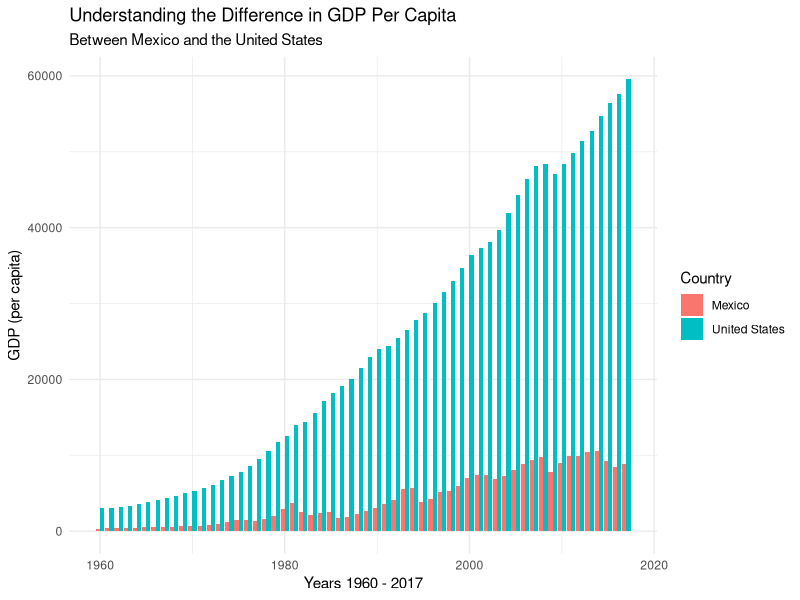
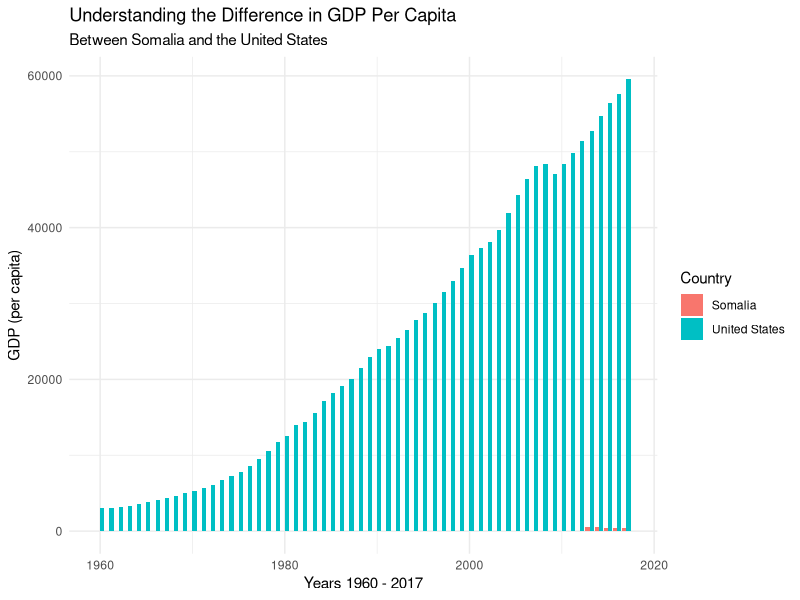
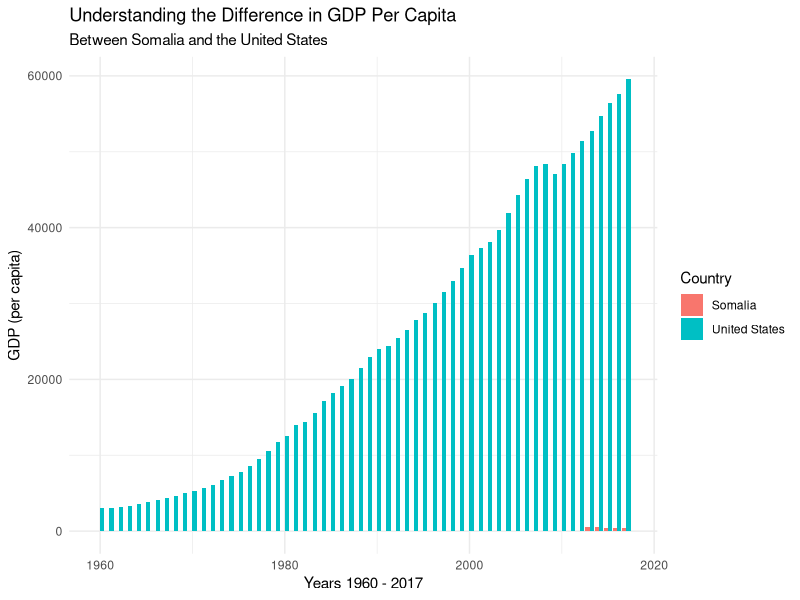

Recreate these plots in R, in order.
## ---- chunk 1
library(tidyverse)
## ---- chunk 2
gdp <- read.csv("gdp.csv")
## ---- chunk 3
gdp <- gdp %>%
  mutate(year_group = case_when(
    Year >= 1960 & Year < 1970 ~ "1960s",
    Year >= 1970 & Year < 1980 ~ "1970s",
    Year >= 1980 & Year < 1990 ~ "1980s",
    Year >= 1990 & Year < 2000 ~ "1990s",
    Year >= 2000 & Year < 2010 ~ "2000s",
    Year >= 2010 & Year < 2017 ~ "2010s",
  )) 
## ---- chunk 4
only_mex <- gdp %>%
  select(Mexico, Year, year_group) %>%
  mutate(mex_or_nah = "Mexico",
         toget = Mexico) %>%
  select(toget, Year, year_group, mex_or_nah)

only_us <- gdp %>%
  select(United.States, Year, year_group) %>%
  mutate(mex_or_nah = "United States",
         toget = United.States) %>%
  select(toget, Year, year_group, mex_or_nah)

us_and_mex <- rbind(only_us, only_mex)
## ---- chunk 5
ggplot(us_and_mex, mapping = aes(x = Year, y = toget, fill = mex_or_nah)) +
  geom_bar(stat = "identity", position = position_dodge()) +
  theme_minimal() +
  labs(title = "Understanding the Difference in GDP Per Capita",
       subtitle = "Between Mexico and the United States",
       x = "Years 1960 - 2017",
       y = "GDP (per capita)",
       fill = "Country")
## ---- chunk 6
only_som <- gdp %>%
  select(Somalia, Year, year_group) %>%
  mutate(som_or_nah = "Somalia",
         toget = Somalia) %>%
  select(toget, Year, year_group, som_or_nah)

only_us_som <- gdp %>%
  select(United.States, Year, year_group) %>%
  mutate(som_or_nah = "United States",
         toget = United.States) %>%
  select(toget, Year, year_group, som_or_nah)

us_and_som <- rbind(only_us_som, only_som)
## ---- chunk 7
ggplot(us_and_som, mapping = aes(x = Year, y = toget, fill = som_or_nah)) +
  geom_bar(stat = "identity", position = position_dodge()) +
  theme_minimal() +
  labs(title = "Understanding the Difference in GDP Per Capita",
       subtitle = "Between Somalia and the United States",
       x = "Years 1960 - 2017",
       y = "GDP (per capita)",
       fill = "Country")
## ---- chunk 8
only_burm <- gdp %>%
  select(Somalia, Year, year_group) %>%
  mutate(som_or_nah = "Somalia",
         toget = Somalia) %>%
  select(toget, Year, year_group, som_or_nah)

only_us_som <- gdp %>%
  select(United.States, Year, year_group) %>%
  mutate(som_or_nah = "United States",
         toget = United.States) %>%
  select(toget, Year, year_group, som_or_nah)

us_and_som <- rbind(only_us_som, only_som)
## ---- chunk 9
ggplot(us_and_som, mapping = aes(x = Year, y = toget, fill = som_or_nah)) +
  geom_bar(stat = "identity", position = position_dodge()) +
  theme_minimal() +
  labs(title = "Understanding the Difference in GDP Per Capita",
       subtitle = "Between Somalia and the United States",
       x = "Years 1960 - 2017",
       y = "GDP (per capita)",
       fill = "Country")
## ---- chunk 10
mexico <- read.csv("mexico_data.csv")
